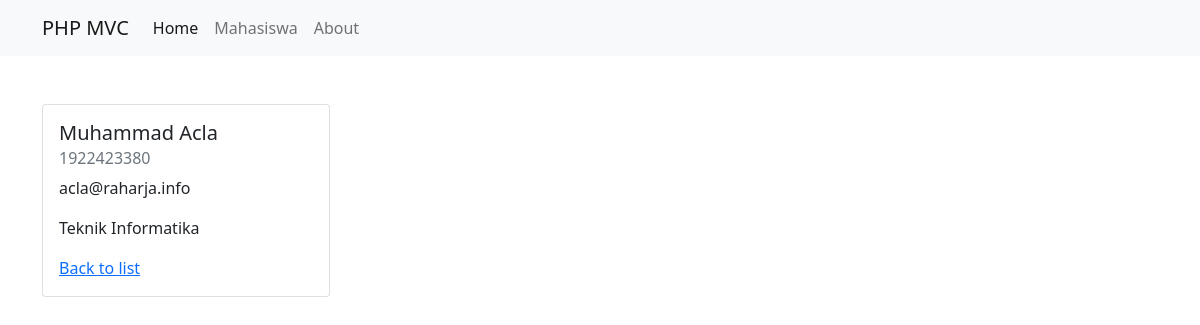
Screenshot of /public/mahasiswa/detail/1 with the database file from the repository.
### tables this page shows
CREATE TABLE `mahasiswa` (
  `id` int(11) NOT NULL,
  `nama` varchar(100) NOT NULL,
  `nim` varchar(100) NOT NULL,
  `email` varchar(100) NOT NULL,
  `jurusan` varchar(100) NOT NULL
);

### app/core/Controller.php (called while the page is built, shortened)
<?php
class Controller {
    public function view($view, $data = []) {
        $viewPath = "../app/views/";
        require_once $viewPath .  $view . '.php';
    }
    public function model($model) {
        return new $model;
    }
}

### app/controllers/mahasiswa.php (called while the page is built, shortened)
<?php
class Mahasiswa extends Controller{
    public function detail($id) {
        $data['judul'] = 'Detail Mahasiswa';
        $data['mhs'] = $this->model('Mahasiswa_model')->getMahasiswaById($id);
        $this->view('mahasiswa/detail', $data);
    }
}

### app/core/App.php (called while the page is built, shortened)
<?php
class App {
    protected $method = 'index';
    protected $params = [];
    public function __construct() {
        $url = $this->parseURL();
        $ctrlPath = '../app/controllers/';
        $FExist = file_exists($ctrlPath . $url[0] . '.php');
        if($FExist) {
            unset($url[0]);
        } else {
        }
        $this->controller = new $this->controller;
        if(isset($url[1])) {
            if(method_exists($this->controller, $url[1])) {
                $this->method = $url[1];
                unset($url[1]);
            }
        }
        if(!empty($url)) {
            $this->params = array_values($url);
        }
        call_user_func_array([$this->controller, $this->method], $this->params);
    }
    public function parseURL() {
        if(isset($_GET['url'])) {
            $url = rtrim($_GET['url'], '/');
            $url = filter_var($url, FILTER_SANITIZE_URL);
            $url = explode('/', $url);
            return $url;
        }
    }
}

### public/index.php (called while the page is built, shortened)
<?php
$app = new App;

### app/core/Database.php (called while the page is built, shortened)
<?php
class Database {
    private $host = DB_HOST;
    private $user = DB_USER;
    private $pass = DB_PASS;
    private $db_name = DB_NAME;
    private $dbh;
    private $stmt;
    public function __construct() {
        $dsn = 'mysql:host='. $this->host .';dbname=' .$this->db_name;
        $option = [
            PDO::ATTR_PERSISTENT => true,
            PDO::ATTR_ERRMODE => PDO::ERRMODE_EXCEPTION
        ];
        try {
            $this->dbh = new PDO($dsn, $this->user, $this->pass, $option);
        } catch(PDOException $e) {
            die($e->getMessage());
        }
    }
    public function query($query) {
        $this->stmt = $this->dbh->prepare($query);
    }
    public function bind($param, $value, $type = null) {
        if(is_null($type)) {
            switch(true) {
                default :
                    $type = PDO::PARAM_STR;
                    break;
            }
        }
        $this->stmt->bindValue($param, $value, $type);
    }
    public function execute()
    {
        $this->stmt->execute();
    }
    public function single() {
        $this->execute();
        return $this->stmt->fetch(PDO::FETCH_ASSOC);
    }
}

### app/models/Mahasiswa_model.php (called while the page is built, shortened)
<?php
class Mahasiswa_model {
    private $table = 'mahasiswa';
    private $db;
    public function __construct() {
        $this->db = new Database;
    }
    public function getMahasiswaById($id) {
        $this->db->query('SELECT * FROM ' . $this->table . ' WHERE id=:id');
        $this->db->bind('id', $id);
        return $this->db->single();
    }
}

### app/views/mahasiswa/detail.php (the view)
<div class="container mt-5">
    <div class="card" style="width: 18rem;">
        <div class="card-body">
            <h5 class="card-title"><?= $data['mhs']['nama']; ?></h5>
            <h6 class="card-subtitle mb-2 text-muted"><?= $data['mhs']['nim']; ?></h6>
            <p class="card-text"><?= $data['mhs']['email']; ?></p>
            <p class="card-text"><?= $data['mhs']['jurusan']; ?></p>
            <a href="<?= BASEURL ?>/mahasiswa" class="card-link">Back to list</a>
        </div>
    </div>
</div>

### rows the page displays
mahasiswa: nama "Muhammad Acla", nim "1922423380", email "acla@raharja.info", jurusan "Teknik Informatika"
